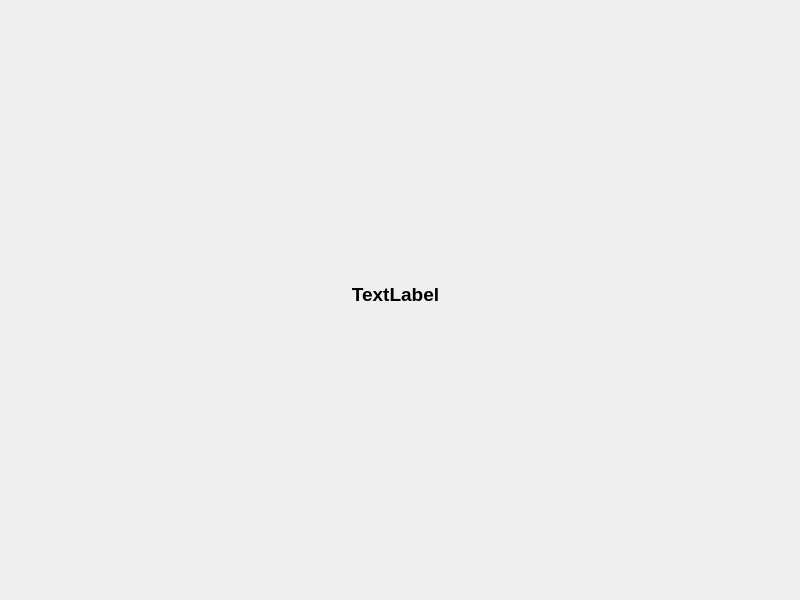
<?xml version="1.0" encoding="UTF-8"?>
<ui version="4.0">
 <class>SecondWindow</class>
 <widget class="QMainWindow" name="SecondWindow">
  <property name="geometry">
   <rect>
    <x>0</x>
    <y>0</y>
    <width>800</width>
    <height>600</height>
   </rect>
  </property>
  <property name="windowTitle">
   <string>MainWindow</string>
  </property>
  <widget class="QWidget" name="centralwidget">
   <widget class="QLabel" name="label">
    <property name="geometry">
     <rect>
      <x>290</x>
      <y>249</y>
      <width>211</width>
      <height>91</height>
     </rect>
    </property>
    <property name="font">
     <font>
      <pointsize>14</pointsize>
      <bold>true</bold>
     </font>
    </property>
    <property name="text">
     <string>TextLabel</string>
    </property>
    <property name="alignment">
     <set>Qt::AlignmentFlag::AlignCenter</set>
    </property>
   </widget>
  </widget>
 </widget>
 <resources/>
 <connections/>
</ui>
